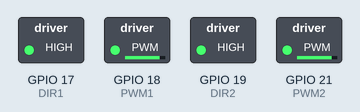
The sketch below on a simulated ESP32. Parts: switched loads named in the sketch (green lamp = pin HIGH). What the sketch prints to the serial monitor is not drawn.

Above: at 0.1 s.
Timing chart, 0 to 1.6 s (numbered marks = the images above):
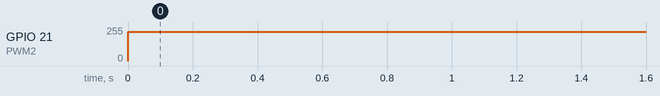

Measured:
- by itself, GPIO 21 (PWM2): 0/255 → 219/255 at 0.00 s

The sketch:

dump_code.ino
```cpp
/*
 * ESP32 + MDD10A DIRECT MOTOR TEST
 * SIMPLEST POSSIBLE TEST
 * NO RECEIVER
 * NO INTERRUPTS
 * NO RC
 */

// ===============================
// GPIO PINS
// ===============================

#define DIR1   17
#define PWM1   18

#define DIR2   19
#define PWM2   21


// ===============================
// SETUP
// ===============================

void setup() {

  Serial.begin(115200);

  Serial.println("DIRECT MOTOR TEST");


  // Direction pins
  pinMode(DIR1, OUTPUT);
  pinMode(DIR2, OUTPUT);


  // PWM attach
  ledcAttach(PWM1, 1000, 8);
  ledcAttach(PWM2, 1000, 8);


  // Forward direction
  digitalWrite(DIR1, HIGH);
  digitalWrite(DIR2, HIGH);


  Serial.println("PWM START");
}


// ===============================
// LOOP
// ===============================

void loop() {

  // Full PWM
  ledcWrite(PWM1, 220);

  ledcWrite(PWM2, 220);

  Serial.println("MOTORS SHOULD MOVE");

  delay(1000);
}
```
